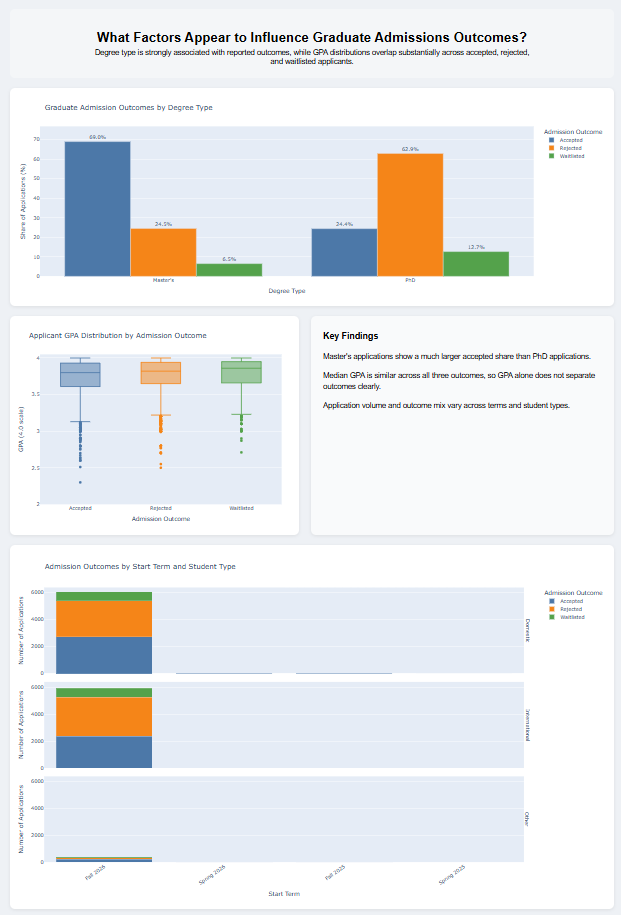

The script that drew this image:
"""Run the Module 10 graduate admissions dashboard."""

from pathlib import Path

import pandas as pd
import plotly.express as px
from dash import Dash, dcc, html


DATA_PATH = Path("final_clustered_data.csv")

STATUS_ORDER = [
    "Accepted",
    "Rejected",
    "Waitlisted",
]

DEGREE_ORDER = [
    "Master's",
    "PhD",
]

OUTCOME_COLORS = {
    "Accepted": "#4C78A8",
    "Rejected": "#F58518",
    "Waitlisted": "#54A24B",
}


def normalize_status(value: object) -> str:
    """Convert raw status values into standard outcome categories."""
    text = str(value).strip().lower()

    if "accept" in text:
        return "Accepted"

    if "reject" in text:
        return "Rejected"

    if "wait" in text:
        return "Waitlisted"

    return "Other"


def normalize_degree(value: object) -> str:
    """Convert raw degree values into standard categories."""
    text = str(value).strip().lower()

    if "master" in text:
        return "Master's"

    if "phd" in text or "ph.d" in text or "doctor" in text:
        return "PhD"

    return "Other"


def normalize_student_type(value: object) -> str:
    """Convert student-type values into standard categories."""
    text = str(value).strip().lower()

    if "international" in text:
        return "International"

    if "american" in text or "domestic" in text:
        return "Domestic"

    return "Other"


def clean_start_term(value: object) -> str:
    """Standardize application start-term text."""
    if pd.isna(value):
        return "Unknown"

    text = " ".join(str(value).strip().split())

    if not text:
        return "Unknown"

    return text.title()


def load_and_prepare_data(path: Path) -> pd.DataFrame:
    """Load and prepare the graduate admissions dataset."""
    if not path.exists():
        raise FileNotFoundError(
            f"Input dataset was not found: {path.resolve()}"
        )

    dataframe = pd.read_csv(path)

    dataframe["Outcome"] = dataframe[
        "applicant_status"
    ].apply(normalize_status)

    dataframe["Degree"] = dataframe[
        "degree"
    ].apply(normalize_degree)

    dataframe["Student Type"] = dataframe[
        "student_type"
    ].apply(normalize_student_type)

    dataframe["Start Term"] = dataframe[
        "start_term"
    ].apply(clean_start_term)

    dataframe["GPA"] = pd.to_numeric(
        dataframe["gpa"],
        errors="coerce",
    )

    dataframe.loc[
        ~dataframe["GPA"].between(0.0, 4.0),
        "GPA",
    ] = pd.NA

    return dataframe


def create_degree_figure(dataframe: pd.DataFrame):
    """Create an interactive outcome-by-degree grouped bar chart."""
    plot_data = dataframe.loc[
        dataframe["Degree"].isin(DEGREE_ORDER)
        & dataframe["Outcome"].isin(STATUS_ORDER)
    ].copy()

    grouped_data = (
        plot_data.groupby(
            ["Degree", "Outcome"],
            observed=True,
        )
        .size()
        .rename("Applications")
        .reset_index()
    )

    degree_totals = grouped_data.groupby(
        "Degree",
        observed=True,
    )["Applications"].transform("sum")

    grouped_data["Percentage"] = (
        grouped_data["Applications"]
        / degree_totals
        * 100
    )

    figure = px.bar(
        grouped_data,
        x="Degree",
        y="Percentage",
        color="Outcome",
        barmode="group",
        text_auto=".1f",
        category_orders={
            "Degree": DEGREE_ORDER,
            "Outcome": STATUS_ORDER,
        },
        color_discrete_map=OUTCOME_COLORS,
        title="Graduate Admission Outcomes by Degree Type",
        labels={
            "Degree": "Degree Type",
            "Percentage": "Share of Applications (%)",
            "Outcome": "Admission Outcome",
        },
        hover_data={
            "Applications": ":,",
            "Percentage": ":.1f",
        },
    )

    figure.update_traces(
        texttemplate="%{y:.1f}%",
        textposition="outside",
    )

    figure.update_layout(
        legend_title_text="Admission Outcome",
        margin={
            "l": 60,
            "r": 30,
            "t": 80,
            "b": 60,
        },
        height=500,
    )

    return figure


def create_gpa_figure(dataframe: pd.DataFrame):
    """Create an interactive GPA distribution chart."""
    plot_data = dataframe.loc[
        dataframe["Outcome"].isin(STATUS_ORDER)
        & dataframe["GPA"].notna()
    ].copy()

    figure = px.box(
        plot_data,
        x="Outcome",
        y="GPA",
        color="Outcome",
        category_orders={
            "Outcome": STATUS_ORDER,
        },
        color_discrete_map=OUTCOME_COLORS,
        points="outliers",
        title="Applicant GPA Distribution by Admission Outcome",
        labels={
            "Outcome": "Admission Outcome",
            "GPA": "GPA (4.0 scale)",
        },
        hover_data=[
            "Degree",
            "Student Type",
        ],
    )

    figure.update_layout(
        showlegend=False,
        yaxis_range=[2.0, 4.05],
        margin={
            "l": 60,
            "r": 30,
            "t": 80,
            "b": 60,
        },
        height=500,
    )

    return figure


def create_term_figure(dataframe: pd.DataFrame):
    """Create an interactive outcome-by-term chart."""
    plot_data = dataframe.loc[
        dataframe["Outcome"].isin(STATUS_ORDER)
        & dataframe["Start Term"].ne("Unknown")
    ].copy()

    common_terms = (
        plot_data["Start Term"]
        .value_counts()
        .head(10)
        .index
        .tolist()
    )

    plot_data = plot_data.loc[
        plot_data["Start Term"].isin(common_terms)
    ].copy()

    grouped_data = (
        plot_data.groupby(
            [
                "Start Term",
                "Outcome",
                "Student Type",
            ],
            observed=True,
        )
        .size()
        .rename("Applications")
        .reset_index()
    )

    figure = px.bar(
        grouped_data,
        x="Start Term",
        y="Applications",
        color="Outcome",
        facet_row="Student Type",
        barmode="stack",
        category_orders={
            "Start Term": common_terms,
            "Outcome": STATUS_ORDER,
            "Student Type": [
                "Domestic",
                "International",
                "Other",
            ],
        },
        color_discrete_map=OUTCOME_COLORS,
        title=(
            "Admission Outcomes by Start Term "
            "and Student Type"
        ),
        labels={
            "Applications": "Number of Applications",
            "Start Term": "Start Term",
            "Outcome": "Admission Outcome",
        },
        hover_data={
            "Applications": ":,",
            "Student Type": True,
        },
    )

    figure.update_layout(
        legend_title_text="Admission Outcome",
        hovermode="x unified",
        margin={
            "l": 70,
            "r": 30,
            "t": 90,
            "b": 100,
        },
        height=850,
    )

    figure.update_xaxes(
        tickangle=-35,
    )

    figure.for_each_annotation(
        lambda annotation: annotation.update(
            text=annotation.text.split("=")[-1]
        )
    )

    return figure


def build_dashboard(dataframe: pd.DataFrame) -> Dash:
    """Create the single-page Dash application."""
    application = Dash(__name__)

    degree_figure = create_degree_figure(dataframe)
    gpa_figure = create_gpa_figure(dataframe)
    term_figure = create_term_figure(dataframe)

    application.layout = html.Div(
        [
            html.Div(
                [
                    html.H1(
                        "What Factors Appear to Influence "
                        "Graduate Admissions Outcomes?",
                        style={
                            "marginBottom": "8px",
                        },
                    ),
                    html.P(
                        "Degree type is strongly associated with "
                        "reported outcomes, while GPA distributions "
                        "overlap substantially across accepted, "
                        "rejected, and waitlisted applicants.",
                        style={
                            "fontSize": "18px",
                            "maxWidth": "1050px",
                            "margin": "0 auto",
                        },
                    ),
                ],
                style={
                    "textAlign": "center",
                    "padding": "28px 24px",
                    "backgroundColor": "#F4F6F8",
                    "borderRadius": "12px",
                    "marginBottom": "24px",
                },
            ),
            html.Div(
                [
                    dcc.Graph(
                        figure=degree_figure,
                        config={
                            "displaylogo": False,
                        },
                    ),
                ],
                style={
                    "backgroundColor": "white",
                    "padding": "12px",
                    "borderRadius": "12px",
                    "boxShadow": (
                        "0 2px 8px rgba(0, 0, 0, 0.08)"
                    ),
                    "marginBottom": "24px",
                },
            ),
            html.Div(
                [
                    html.Div(
                        [
                            dcc.Graph(
                                figure=gpa_figure,
                                config={
                                    "displaylogo": False,
                                },
                            ),
                        ],
                        style={
                            "width": "49%",
                            "backgroundColor": "white",
                            "padding": "12px",
                            "borderRadius": "12px",
                            "boxShadow": (
                                "0 2px 8px "
                                "rgba(0, 0, 0, 0.08)"
                            ),
                        },
                    ),
                    html.Div(
                        [
                            html.H3(
                                "Key Findings",
                                style={
                                    "marginTop": "4px",
                                },
                            ),
                            html.P(
                                "Master's applications show a much "
                                "larger accepted share than PhD "
                                "applications."
                            ),
                            html.P(
                                "Median GPA is similar across all "
                                "three outcomes, so GPA alone does "
                                "not separate outcomes clearly."
                            ),
                            html.P(
                                "Application volume and outcome mix "
                                "vary across terms and student types."
                            ),
                        ],
                        style={
                            "width": "49%",
                            "backgroundColor": "#F9FAFB",
                            "padding": "28px",
                            "borderRadius": "12px",
                            "boxShadow": (
                                "0 2px 8px "
                                "rgba(0, 0, 0, 0.08)"
                            ),
                            "fontSize": "18px",
                            "lineHeight": "1.5",
                        },
                    ),
                ],
                style={
                    "display": "flex",
                    "gap": "2%",
                    "alignItems": "stretch",
                    "marginBottom": "24px",
                },
            ),
            html.Div(
                [
                    dcc.Graph(
                        figure=term_figure,
                        config={
                            "displaylogo": False,
                        },
                    ),
                ],
                style={
                    "backgroundColor": "white",
                    "padding": "12px",
                    "borderRadius": "12px",
                    "boxShadow": (
                        "0 2px 8px rgba(0, 0, 0, 0.08)"
                    ),
                },
            ),
        ],
        style={
            "maxWidth": "1450px",
            "margin": "0 auto",
            "padding": "24px",
            "backgroundColor": "#EEF1F5",
            "fontFamily": (
                "Arial, Helvetica, sans-serif"
            ),
        },
    )

    return application


def main() -> None:
    """Load the data and start the Dash server."""
    dataframe = load_and_prepare_data(DATA_PATH)
    application = build_dashboard(dataframe)

    application.run(
        debug=False,
        host="127.0.0.1",
        port=8050,
    )


if __name__ == "__main__":
    main()
